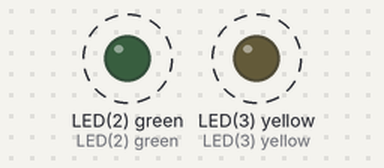
The program below on a simulated pyboard running MicroPython. On the bench: output pins drawn as LEDs (lit = HIGH). Dashed ring = blinking.

Above: at 0.2 s.
Timing chart, 0 to 4.6 s (numbered marks = the images above):
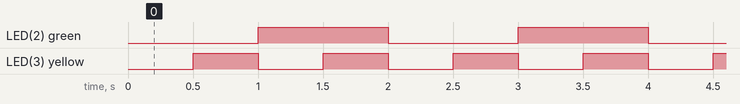

The program:

BlinkTimer.py
```python
# Python for Microcontrollers, Page 44

import pyb, micropython
micropython.alloc_emergency_exception_buf(100)

# Avoid "magic" numbers for LED's
green = 2
yellow = 3

class Blink(object):
    def __init__(self, timer, led):
        self.led = led
        timer.callback(self.cb)

    def cb(self, tim):
        self.led.toggle()

greenLED  = Blink(pyb.Timer(4, freq=1), pyb.LED(green))
yellowLED = Blink(pyb.Timer(2, freq=2), pyb.LED(yellow))
```

Measured:
- by itself, LED(2) green: alternates HIGH for 1.0 s and LOW for 1.0 s
- by itself, LED(3) yellow: alternates HIGH for 0.50 s and LOW for 0.50 s
- by itself, everything shown: repeats every 2.0 s, in 4 steps
